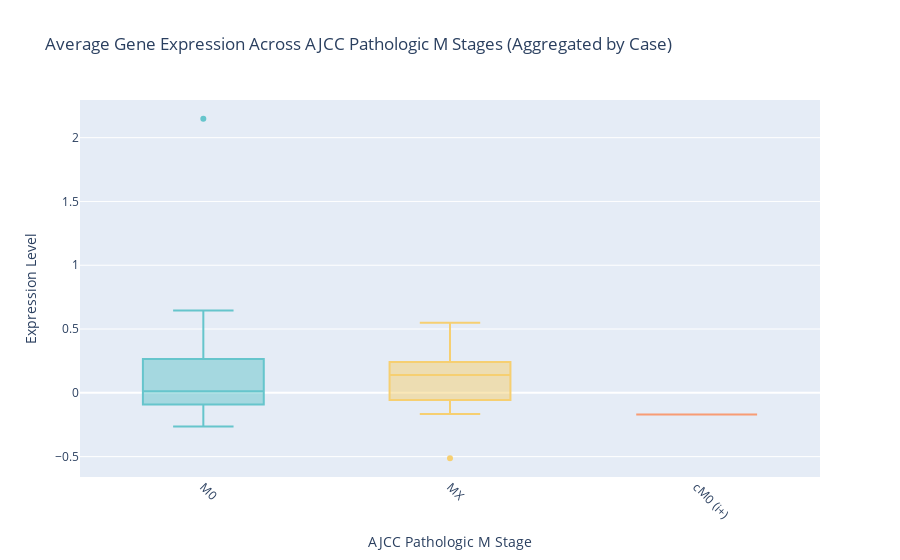

Source (notebook cell):
### Code cell
# Filter out "Unknown" values for AJCC Pathologic M stages
filtered_data_state_m = aggregated_data[reshaped_df['ajcc_pathologic_m'] != "Unknown"]

fig = px.box(
    filtered_data_state_m,
    x='ajcc_pathologic_m',
    y='Expression',
    color='ajcc_pathologic_m', 
    title="Average Gene Expression Across AJCC Pathologic M Stages (Aggregated by Case)",
    labels={
        'ajcc_pathologic_m': 'AJCC Pathologic M Stage',
        'Expression': 'Expression Level'
    },
    color_discrete_sequence=px.colors.qualitative.Pastel 
)


fig.update_layout(
    xaxis_title="AJCC Pathologic M Stage",
    yaxis_title="Expression Level",
    xaxis_tickangle=45,
    showlegend=False  # Hide legend if not needed
)

# Show the interactive plot
fig.show()

### Figure 1 — Plotly figure (JSON) as saved in the notebook; plotly's stock layout.template omitted (floating-point values rounded to 4 significant figures)
{"data": [{"alignmentgroup": "True", "hovertemplate": "AJCC Pathologic M Stage=%{x}<br>Expression Level=%{y}<extra></extra>", "legendgroup": "M0", "marker": {"color": "rgb(102, 197, 204)"}, "name": "M0", "notched": false, "offsetgroup": "M0", "orientation": "v", "showlegend": true, "type": "box", "x": ["M0", "M0", "M0", "M0", "M0", "M0", "M0", "M0", "M0", "M0", "M0", "M0", "M0", "M0", "M0", "M0", "M0", "M0", "M0", "M0", "M0", "M0", "M0", "M0", "M0", "M0", "M0", "M0", "M0", "M0", "M0", "M0", "M0"], "x0": " ", "xaxis": "x", "y": [-0.212, 0.1431, 0.02433, 0.5814, 0.4323, -0.1334, -0.263, -0.0694, -0.03682, 0.02125, -0.1978, 0.03698, 0.01261, -0.2243, -0.02724, -0.2212, 0.05238, 0.6446, 2.147, 0.003703, -0.03224, 0.3351, 0.2563, 0.2953, 0.08245, 0.1191, -0.003247, -0.1745, -0.2148, -0.07819, 0.3388, 0.346, -0.02194], "y0": " ", "yaxis": "y"}, {"alignmentgroup": "True", "hovertemplate": "AJCC Pathologic M Stage=%{x}<br>Expression Level=%{y}<extra></extra>", "legendgroup": "MX", "marker": {"color": "rgb(246, 207, 113)"}, "name": "MX", "notched": false, "offsetgroup": "MX", "orientation": "v", "showlegend": true, "type": "box", "x": ["MX", "MX", "MX", "MX", "MX", "MX", "MX", "MX", "MX"], "x0": " ", "xaxis": "x", "y": [-0.5119, -0.02029, 0.4908, 0.1579, 0.1431, -0.166, 0.04409, 0.5488, 0.1392], "y0": " ", "yaxis": "y"}, {"alignmentgroup": "True", "hovertemplate": "AJCC Pathologic M Stage=%{x}<br>Expression Level=%{y}<extra></extra>", "legendgroup": "cM0 (i+)", "marker": {"color": "rgb(248, 156, 116)"}, "name": "cM0 (i+)", "notched": false, "offsetgroup": "cM0 (i+)", "orientation": "v", "showlegend": true, "type": "box", "x": ["cM0 (i+)"], "x0": " ", "xaxis": "x", "y": [-0.1694], "y0": " ", "yaxis": "y"}], "layout": {"boxmode": "overlay", "legend": {"title": {"text": "AJCC Pathologic M Stage"}, "tracegroupgap": 0}, "showlegend": false, "title": {"text": "Average Gene Expression Across AJCC Pathologic M Stages (Aggregated by Case)"}, "xaxis": {"anchor": "y", "categoryarray": ["M0", "MX", "cM0 (i+)"], "categoryorder": "array", "domain": [0, 1], "tickangle": 45, "title": {"text": "AJCC Pathologic M Stage"}}, "yaxis": {"anchor": "x", "domain": [0, 1], "title": {"text": "Expression Level"}}}}
